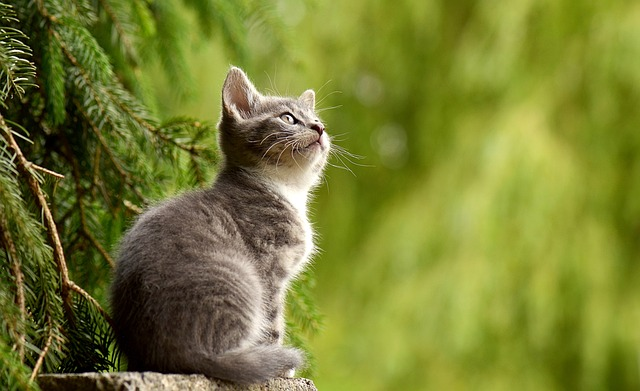
#> input picture img.jpg, 640 x 391 px
$ jupyter execute '01.image 출력.ipynb'
#> lines starting #> are read from the running program, lines starting #| are printed output that depends on the picture
# 환경설정
Anaconda Prompt 에서 다음 명령 수행
> pip install opencv-python

[cell 1]
import cv2
cv2.__version__

# OpenCV(Computer Vision)
다양한 영상(이미지)/ 동영상 처리에 사용되는 오픈소스 라이브러리

# 1. 이미지 출력

[cell 2]
import cv2
img = cv2.imread('img.jpg') # 해당 경로의 파일 읽어오기
#> img is the input picture: shape (391, 640, 3); mean B, G, R 49.8, 125.8, 119.1
cv2.imshow('img', img) # img 라는 이름의 창에 img 를 표시
cv2.waitKey(0) # 지정된 시간(ms) 동안 사용자 키 입력 대기
cv2.destroyAllWindows() # 모든 창 닫기

## 읽기 옵션
1. cv2.IMREAD_COLOR : 컬러 이미지. 투명 영역은 무시 (기본값)
1. cv2.IMREAD_GRAYSCALE : 흑백 이미지
1. cv2.IMREAD_UNCHANGED : 투명 영역까지 포함

[cell 3]
import cv2
img_color = cv2.imread('jsy_image.jpg', cv2.IMREAD_COLOR)
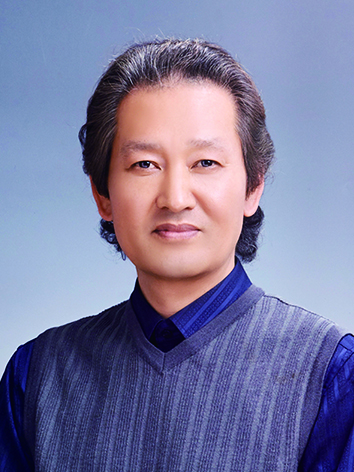
#> input picture jsy_image.jpg, 354 x 472 px
#> img_color is the input picture: shape (472, 354, 3); mean B, G, R 160.1, 122.6, 122.8
img_gray = cv2.imread('jsy_image.jpg', cv2.IMREAD_GRAYSCALE)
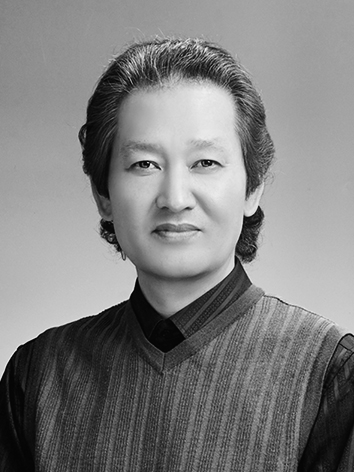
#> img_gray: shape (472, 354); min 2, max 245, mean 127
img_unchanged = cv2.imread('img.jpg', cv2.IMREAD_UNCHANGED)

cv2.imshow('img_color', img_color)
cv2.imshow('img_gray', img_gray)
cv2.imshow('img_unchanged', img_unchanged)

cv2.waitKey(0)
cv2.destroyAllWindows()

## Shape
이미지의 height, width, channel 정보

## Shape
이미지의 height, width, channel 정보

[cell 4]
import cv2
img = cv2.imread('img.jpg')
img.shape # 세로, 가로, Channel .....채널이 3이라는 것은 3가지 타입 즉 RGB 3가지 유형
#> Out = (391, 640, 3)
